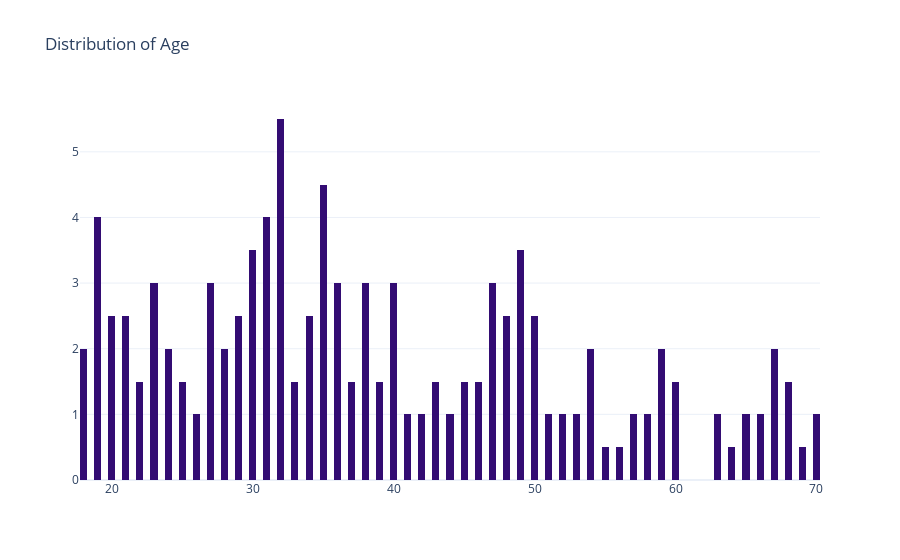

Write notebook code for a chart like this one.
### Code cell
Histogram(df, 'Age', color='#330C73')

### Figure 1 — Plotly figure (JSON) as saved in the notebook; plotly's stock layout.template omitted (floating-point values rounded to 4 significant figures; data arrays with more than 128 entries replaced by an {"elided": "..."} marker saying what was removed)
{"data": [{"marker": {"color": "#330C73"}, "x": {"elided": "200 int values"}, "type": "histogram", "histnorm": "percent", "xbins": {"size": 0.5}}], "layout": {"title": {"text": "Distribution of Age"}}}
